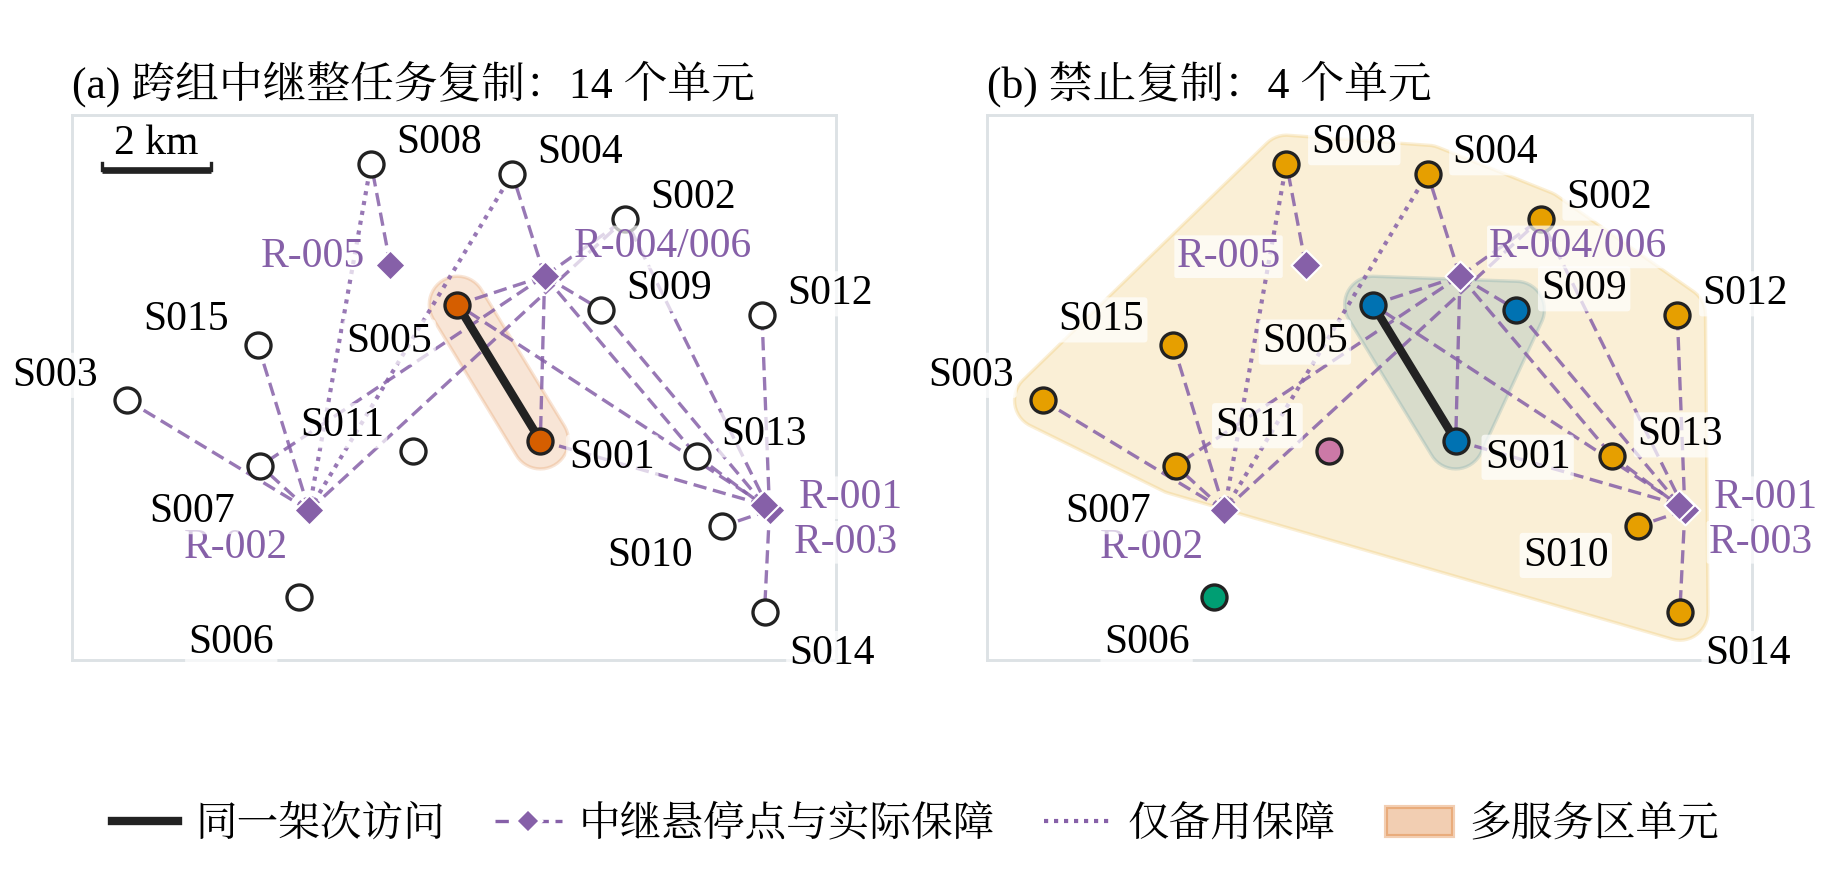

The Python source for this figure:
"""F8 问题四不可拆单元关系图：(a) 主口径（跨组中继整任务复制）14 个单元；(b) 禁止复制口径 4 个单元。

节点为原题 15 个服务区（经纬度）。实线：同一运输架次访问的服务区（Q3-M002：S001—S005）；
虚线：中继任务（画在其悬停点）与它保障的服务区相连，共用同一中继的服务区因此经该中继节点相通。保障关系取
results/q3.json communication 中带中继编号的全部区间与边界点（共 25 对“任务—中继”，其中 3 对只作备用、
在标称状态 nominal_communication 中未实际使用，画为点线）。
单元划分与 results/q4.json、results/q4_no_copy_sensitivity.json 的 components 逐项核对。
"""
import sys
from pathlib import Path
HERE = Path(__file__).resolve().parent
sys.path.insert(0, str(HERE.parent / "lib"))
import math
from collections import defaultdict
from itertools import combinations
import numpy as np
import figkit as fk
import matplotlib.pyplot as plt
from matplotlib.lines import Line2D
from matplotlib.patches import Patch, Polygon
from scipy.spatial import ConvexHull

STEM = "fig_q4_units"
UNIT_COL = ["#0072B2", "#E69F00", "#009E73", "#CC79A7"]
PAIR_COL = "#D55E00"
RELAY_OFFSET = {"R-001": (7, 3), "R-002": (-5, -9), "R-003": (7, -9), "R-004": (7, 7), "R-005": (-6, 2)}
LABEL_OFFSET = {"S001": (7, -4), "S002": (6, 5), "S003": (-7, 6), "S004": (6, 5), "S005": (-6, -9),
                "S006": (-6, -11), "S007": (-6, -11), "S008": (6, 5), "S009": (6, 5), "S010": (-7, -7),
                "S011": (-7, 6), "S012": (6, 5), "S013": (6, 5), "S014": (6, -10), "S015": (-7, 6)}


def union_find(sites, groups):
    parent = {s: s for s in sites}

    def find(x):
        while parent[x] != x:
            parent[x] = parent[parent[x]]
            x = parent[x]
        return x
    for g in groups:
        g = sorted(g)
        for x in g[1:]:
            parent[find(x)] = find(g[0])
    out = defaultdict(list)
    for s in sites:
        out[find(s)].append(s)
    return sorted((sorted(v) for v in out.values()), key=lambda v: v[0])


def hull_patch(pts, pad, kx, ky, **kw):
    """以各点为圆心、半径 pad（m）的圆的凸包，用于表示同一单元。"""
    ang = np.linspace(0, 2 * np.pi, 48, endpoint=False)
    cloud = np.array([(x + pad * math.cos(a) / kx, y + pad * math.sin(a) / ky) for x, y in pts for a in ang])
    h = ConvexHull(cloud)
    return Polygon(cloud[h.vertices], closed=True, **kw)


def main():
    fk.setup()
    L = fk.labels()["F08"]
    p3, p4, p4n = fk.RESULTS / "q3.json", fk.RESULTS / "q4.json", fk.RESULTS / "q4_no_copy_sensitivity.json"
    q3, q4, q4n = fk.load_json(p3), fk.load_json(p4), fk.load_json(p4n)
    nodes = fk.nodes()
    sites = sorted(k for k in nodes if k != "O01")
    tasks = {t["id"]: t for t in q3["tasks"]}
    comm, nom = q3["communication"], q3["nominal_communication"]
    pairs = {(r["task"], r["relay"]) for r in comm["intervals"] + comm["boundary_points"] if r.get("relay")}
    used = {(r["task"], r["relay"]) for r in nom["intervals"] + nom["boundary_points"]
            if r.get("relay") and r.get("mode") != "direct"}
    assert len(pairs) == 25 and used <= pairs and len(used) == 22
    backup = sorted(pairs - used)

    multi = [t["order"] for t in tasks.values() if len(t["order"]) > 1]
    serve_all = defaultdict(set)
    edge_kind = {}
    for t, r in sorted(pairs):
        serve_all[r].update(tasks[t]["order"])
        for site in tasks[t]["order"]:
            k = "used" if (t, r) in used else "backup"
            if edge_kind.get((r, site)) != "used":
                edge_kind[(r, site)] = k
    e_route = {tuple(sorted(e)) for o in multi for e in combinations(sorted(o), 2)}
    relays = {r["id"]: r for r in q3["relays"]}
    pos_ids = defaultdict(list)          # 同一悬停点上的中继任务合并标注
    for rid, r in sorted(relays.items()):
        pos_ids[(round(r["position"][0], 9), round(r["position"][1], 9))].append(rid)

    units_main = union_find(sites, multi)
    units_nc = union_find(sites, multi + [sorted(v) for v in serve_all.values()])
    assert units_main == sorted(sorted(c) for c in q4["components"])
    assert units_nc == sorted(sorted(c) for c in q4n["components"])
    assert len(units_main) == 14 and len(units_nc) == 4

    lons = [nodes[s]["lon"] for s in sites] + [r["position"][0] for r in relays.values()]
    lats = [nodes[s]["lat"] for s in sites] + [r["position"][1] for r in relays.values()]
    lat_mid = (min(lats) + max(lats)) / 2
    kx, ky = fk.local_scale(lat_mid)
    x0, x1 = min(lons) - 0.010, max(lons) + 0.012
    y0, y1 = min(lats) - 0.008, max(lats) + 0.008
    fig, axes = plt.subplots(1, 2, figsize=(fk.FULL_W, 7.4 * fk.CM), layout="constrained")
    xy = lambda s: (nodes[s]["lon"], nodes[s]["lat"])
    rows = []
    for ax, units, tag, title in [(axes[0], units_main, "(a)", L["main"]), (axes[1], units_nc, "(b)", L["no_copy"])]:
        ax.set_xlim(x0, x1)
        ax.set_ylim(y0, y1)
        ax.set_aspect(1 / math.cos(math.radians(lat_mid)))
        ax.set_xticks([])
        ax.set_yticks([])
        for sp in ax.spines.values():
            sp.set_visible(True)
            sp.set_color(fk.C["grid"])
        colour = {}
        for u in units:
            if len(units) == 4:
                col = UNIT_COL[units.index(u)]
            elif len(u) > 1:
                col = PAIR_COL
            else:
                continue
            if len(u) > 1:
                ax.add_patch(hull_patch([xy(s) for s in u], 520, kx, ky, fc=col, alpha=0.16, ec=col, lw=0.8, zorder=1))
            for s in u:
                colour[s] = col
        for (r, site), k in sorted(edge_kind.items()):
            pr = relays[r]["position"][:2]
            ax.plot(*zip(pr, xy(site)), color=fk.C["relay"], lw=0.8 if k == "used" else 1.0,
                    ls=(0, (4, 2)) if k == "used" else (0, (1, 1.4)), alpha=0.85, zorder=2)
        for (lo, la), ids in pos_ids.items():
            ax.scatter(lo, la, marker="D", s=26, color=fk.C["relay"], edgecolor="white", linewidth=0.5, zorder=4)
            dx, dy = RELAY_OFFSET[ids[0]]
            ax.annotate("R-" + "/".join(i[2:] for i in ids), (lo, la), xytext=(dx, dy), textcoords="offset points",
                        fontsize=10, color=fk.C["relay"], ha="left" if dx >= 0 else "right", va="center", zorder=6,
                        bbox=dict(boxstyle="round,pad=0.05", fc="white", ec="none", alpha=0.7))
        for a, b in sorted(e_route):
            ax.plot(*zip(xy(a), xy(b)), color=fk.C["ink"], lw=2.0, zorder=3)
        for s in sites:
            ax.scatter(*xy(s), s=36, facecolor=colour.get(s, "white"), edgecolor=fk.C["ink"], linewidth=0.8, zorder=5)
            dx, dy = LABEL_OFFSET[s]
            ax.annotate(s, xy(s), xytext=(dx, dy), textcoords="offset points", fontsize=10,
                        ha="left" if dx >= 0 else "right", va="center", zorder=6,
                        bbox=dict(boxstyle="round,pad=0.08", fc="white", ec="none", alpha=0.7))
        ax.text(0.0, 1.015, f"{tag} {title}：{len(units)} {L['units']}", transform=ax.transAxes, ha="left",
                va="bottom", fontsize=10.5)
        for k, u in enumerate(units):
            rows.append({"panel": tag.strip("()"), "unit": k + 1, "sites": " ".join(u), "size": len(u)})
    fk.scale_bar(axes[0], lat_mid, km=2, x0=0.04, y0=0.90)
    for a, b in sorted(e_route):
        rows.append({"panel": "edge", "edge_kind": "same_sortie", "site_a": a, "site_b": b})
    for (r, site), k in sorted(edge_kind.items()):
        rows.append({"panel": "edge", "edge_kind": f"relay_{k}", "relay": r, "site_a": site,
                     "lon": relays[r]["position"][0], "lat": relays[r]["position"][1]})
    for t, r in sorted(pairs):
        rows.append({"panel": "pair", "edge_kind": "backup" if (t, r) in backup else "used", "task": t, "relay": r,
                     "sites": " ".join(tasks[t]["order"])})
    for s in sites:
        rows.append({"panel": "node", "site_a": s, "lon": nodes[s]["lon"], "lat": nodes[s]["lat"]})
    handles = [Line2D([], [], color=fk.C["ink"], lw=2.0, label=L["same_sortie"]),
               Line2D([], [], marker="D", ls=(0, (4, 2)), color=fk.C["relay"], lw=0.8, markersize=4.5,
                      mec="white", label=L["shared_relay"]),
               Line2D([], [], color=fk.C["relay"], lw=1.0, ls=(0, (1, 1.4)), label=L["backup"]),
               Patch(fc=PAIR_COL, alpha=0.3, ec=PAIR_COL, label=L["multi_unit"])]
    fig.legend(handles=handles, loc="outside lower center", ncol=4, columnspacing=1.2, handletextpad=0.4)
    fk.write_csv(HERE / f"{STEM}.csv", rows, ["panel", "unit", "sites", "size", "edge_kind", "site_a", "site_b",
                                              "task", "relay", "lon", "lat"])
    fk.save(fig, HERE, STEM, figure_id="F8",
            caption="问题四不可拆单元：(a) 跨组中继整任务复制（14 个单元）；(b) 禁止复制（4 个单元）",
            section="9.2.1 或 9.5.1",
            sources=[p3, p4, p4n, fk.NODE_XLSX],
            key_values={"units_main": units_main, "units_no_copy": units_nc,
                        "task_relay_pairs": len(pairs), "used_pairs": len(used), "backup_pairs": [list(x) for x in backup],
                        "same_sortie_edges": sorted(e_route),
                        "relay_site_links_used": sum(1 for k in edge_kind.values() if k == "used"),
                        "relay_site_links_backup_only": sorted(f"{r}-{s}" for (r, s), k in edge_kind.items() if k == "backup"),
                        "relay_serves": {r: sorted(v) for r, v in sorted(serve_all.items())}},
            notes="实线为同一运输架次访问的服务区；紫色菱形为中继任务的悬停点（标注中继任务编号，同一点位的任务合并标注），"
                  "虚线连向它实际保障的服务区，点线为只作备用的保障关系；共用同一中继的服务区经该菱形相通。"
                  "(a) 中继任务可跨组复制，只有同一架次把 S001 与 S005 绑成一个单元，其余 13 个服务区各自成单元；"
                  "(b) 不允许复制时，共用中继的服务区必须同组，合并为 4 个单元（色块）。")


if __name__ == "__main__":
    main()
